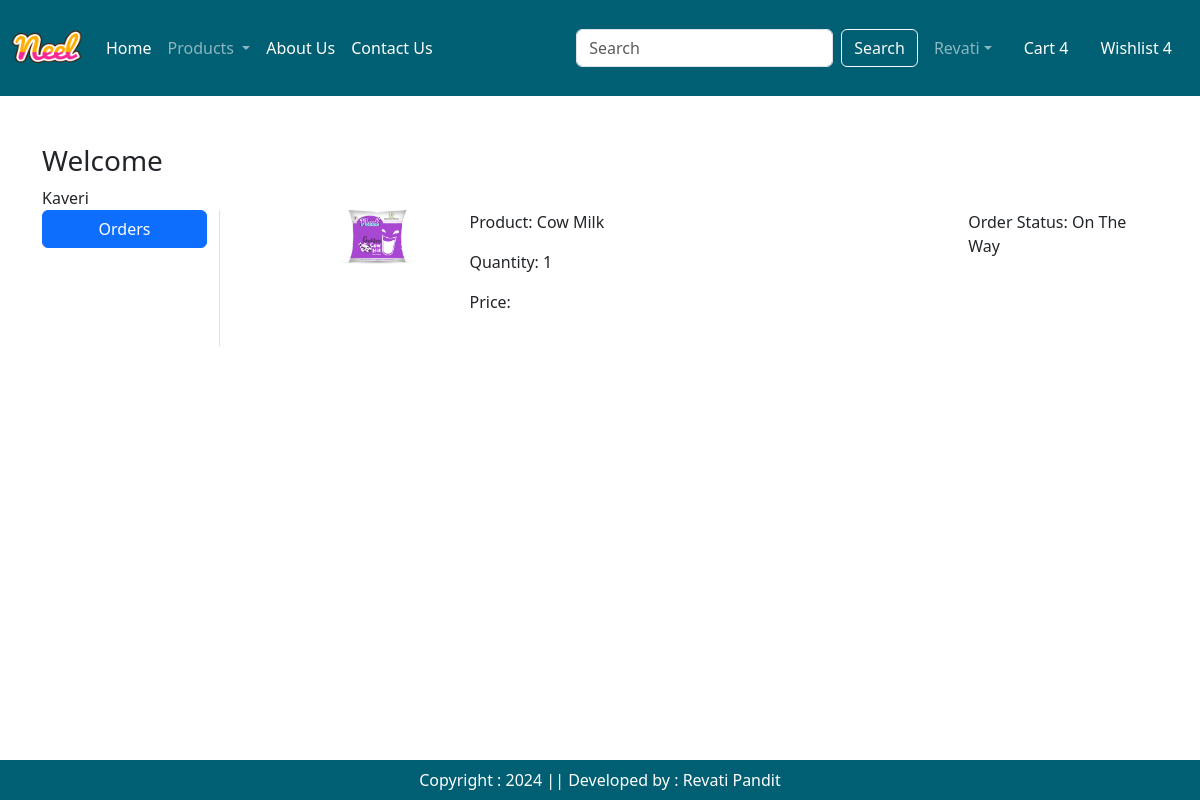
Page /orders/ (signed in) on the committed database.
### app/models.py (models this page shows, shortened)
class OrderPlaced(models.Model):
    user = models.ForeignKey(User, on_delete=models.CASCADE)
    customer = models.ForeignKey(Customer, on_delete=models.CASCADE)
    product = models.ForeignKey(Product, on_delete=models.CASCADE)
    quantity = models.PositiveIntegerField(default=1)
    ordered_date = models.DateField(auto_now_add=True)
    status = models.CharField(max_length=50, choices=STATUS_CHOICES, default='Pending')
    payment = models.ForeignKey(Payment, on_delete=models.CASCADE, default="")

class Product(models.Model):
    title = models.CharField(max_length=100)
    selling_price = models.FloatField()
    discounted_price = models.FloatField()
    description = models.TextField()
    composition = models.TextField(default='')
    prodapp = models.TextField(default='')
    category = models.CharField(choices=CATEGORY_CHOICES, max_length=100)
    product_image = models.ImageField(upload_to='product')

### app/views.py (the view)
# urls.py: path('orders/', views.orders, name='orders'),
def orders(request):
    order_placed = OrderPlaced.objects.filter(user=request.user)
    return render(request, 'app/orders.html',locals())

### app/templates/app/orders.html (shortened to what this page needs)
{% extends 'app/base.html' %}
{% load static %}
{% block main-content %}
<div class="container my-5">
    <div class="row">
        <h3>Welcome </h3><span class="text-capitalize">{{ request.user.username }}</span>
        <div class="col-sm-2 border-end">
            <ul class="list-unstyled">
                <li class="d-grid"><a href="{% url 'orders' %}" class="btn btn-primary">Orders</a></li>
            </ul>
        </div>
        <div class="col-sm-9 offset-sm-1">
            {% for op in order_placed %}
            <div class="row mb-3">
                <div class="col-sm-2">
                    <img src="{{ op.product.product_image.url }}" class="img-fluid" height="100" width="100" alt="Product Image"/>
                </div>
                <div class="col-sm-7">
                    <p>Product: {{ op.product.title }}</p>
                    <p>Quantity: {{ op.quantity }}</p>
                    <p>Price: {{ op.product.price }}</p>
                </div>
                <div class="col-sm-3">
                    <p>Order Status: {{ op.status }}</p>
                </div>
            </div>
            {% endfor %}
        </div>
    </div>
</div>
{% endblock %}

### rows in the picture
OrderPlaced: product.product_image (picture), product "Cow Milk", quantity "1", status "On The Way"

### other values in the picture
{{ request.user.username }} "Kaveri"
